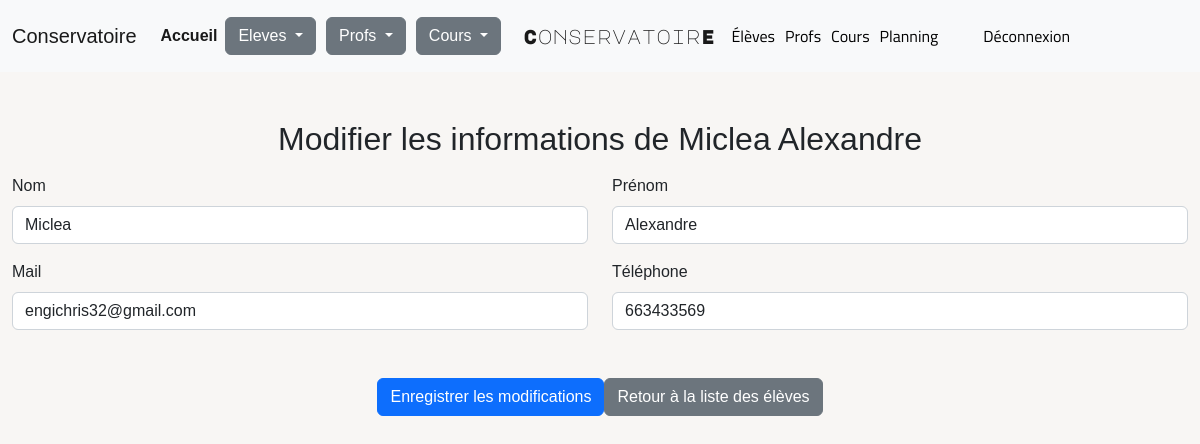
The page /index.php?uc=personne&action=editer_form&id=63 (signed in) on the database its author committed.
### tables this page shows
CREATE TABLE `personne` (
  `ID` int(11) NOT NULL,
  `NOM` char(32) DEFAULT NULL,
  `PRENOM` char(32) DEFAULT NULL,
  `TEL` int(11) DEFAULT NULL,
  `MAIL` char(32) DEFAULT NULL,
  `ADRESSE` char(32) DEFAULT NULL
);

### Modeles/monPdo.php (called while the page is built, shortened)
<?php
class MonPdo
{
    private static $serveur='mysql:host=localhost';
    private static $bdd='dbname=kurghsvm_conservatoire';
    private static $user='root';
    private static $mdp='';
    private static $unPdo = null;
    private function __construct()
    {
        MonPdo::$unPdo = new PDO(MonPdo::$serveur.';'.MonPdo::$bdd, MonPdo::$user, MonPdo::$mdp);
        MonPdo::$unPdo->query("SET CHARACTER SET utf8");
        MonPdo::$unPdo->setAttribute(PDO::ATTR_ERRMODE, PDO::ERRMODE_EXCEPTION);
    }
    public static function getInstance()
    {
        if (self::$unPdo == null) {
            self::$monPdo = new MonPdo();
        }
        return self::$unPdo;
    }
}
?>

### Modeles/personne.class.php (called while the page is built, shortened)
<?php
class personne
{
        private $ID;
        private $NOM;
        private $PRENOM;
        private $TEL;
        private $MAIL;
        public function getID()
        {
                return $this->ID;
        }
        public function getNOM()
        {
                return $this->NOM;
        }
        public function getPRENOM()
        {
                return $this->PRENOM;
        }
        public function getTEL()
        {
                return $this->TEL;
        }
        public function getMAIL()
        {
                return $this->MAIL;
        }
        public static function getById($id)
        {
                $req = MonPdo::getInstance()->prepare("SELECT * FROM personne WHERE ID = :id");
                $req->bindValue(':id', $id, PDO::PARAM_INT);
                $req->setFetchMode(PDO::FETCH_CLASS | PDO::FETCH_PROPS_LATE, 'personne');
                $req->execute();
                return $req->fetch();
        }
}
?>

### Vues/editerpersonne.php (the view, shortened to what this page needs)
<!DOCTYPE html>
<html lang="en">
<?php
require_once 'Modeles/personne.class.php';
?>
<head>
    <link rel='stylesheet' href='https://cdn.jsdelivr.net/npm/bootstrap@5.2.0/dist/css/bootstrap.min.css'>
    <link href="style.css" rel="stylesheet">
</head>
<body>
<nav class="navbar navbar-expand-lg navbar-light bg-light">
        <div class="container-fluid">
            <a class="navbar-brand" href="index.php?uc=accueil">Conservatoire</a>
            <div class="collapse navbar-collapse" id="navbarNavAltMarkup">
                <div class="navbar-nav">
                    <a class="nav-link active" aria-current="page" href="index.php?uc=accueil">Accueil</a>
                    <div class="dropdown">
                        <button class="btn btn-secondary dropdown-toggle" type="button" data-bs-toggle="dropdown" aria-expanded="false">
                            Eleves
                        </button>
                    </div>
                    <div class="dropdown">
                        <button class="btn btn-secondary dropdown-toggle" type="button" data-bs-toggle="dropdown" aria-expanded="false">
                            Profs
                        </button>
                    </div>
                    <div class="dropdown">
                        <button class="btn btn-secondary dropdown-toggle" type="button" data-bs-toggle="dropdown" aria-expanded="false">
                            Cours
                        </button>
                    </div>
                    <?php include("header/header.php") ?>
                </div>
            </div>
        </div>
    </nav>
    <div class="position-relative mt-5 mb-3">
        <h2 class="d-flex justify-content-center mt-5">Modifier les informations de <?php echo $personne->getNOM() . " " . $personne->getPRENOM(); ?></h2>
    </div>
    <div class="container-fluid position-relative mt-3">
        <form action="index.php?uc=personne&action=editer&id=<?php echo $personne->getID(); ?>" method="POST">
            <div class="row">
                <div class="col">
                    <label for="nom" class="form-label">Nom</label>
                    <input type="text" class="form-control" id="nom" name="nom" value="<?php echo $personne->getNOM(); ?>">
                </div>
                <div class="col">
                    <label for="prenom" class="form-label">Prénom</label>
                    <input type="text" class="form-control" id="prenom" name="prenom" value="<?php echo $personne->getPRENOM(); ?>">
                </div>
            </div>
            <div class="row mt-3">
                <div class="col">
                    <label for="mail" class
                    ="form-label">Mail</label>
                <input type="email" class="form-control" id="mail" name="mail" value="<?php echo $personne->getMAIL(); ?>">
            </div>
            <div class="col">
                <label for="tel" class="form-label">Téléphone</label>
                <input type="text" class="form-control" id="tel" name="tel" value="<?php echo $personne->getTEL(); ?>">
            </div>
        </div>
        <div class="d-flex justify-content-center mt-5">
            <button type="submit" class="btn btn-primary">Enregistrer les modifications</button>
            <a href="index.php?uc=personne&action=liste" class="btn btn-secondary">Retour à la liste des élèves</a>
        </div>
    </form>
</div>
</body>
</html>

### style.css (style rules this page uses)
body { font-family: Arial, sans-serif; margin: 0; padding: 0; }
nav { background-color: #f2f2f2; padding: 10px; }
a { color: #333; text-decoration: none; }

### header/header.php (style rules this page uses)
body { background-color: #F8F6F4; min-height: 100vh; }
.navbar-nav .dropdown { margin-right: 10px; }
.navbar-nav .nav-link { color: #000; font-weight: bold; }
.navbar-nav { align-items: center; display: flex; }

### rows shown on the page
personne: NOM "Miclea", PRENOM "Alexandre", nom "Miclea", prenom "Alexandre", mail "engichris32@gmail.com", tel "663433569"
